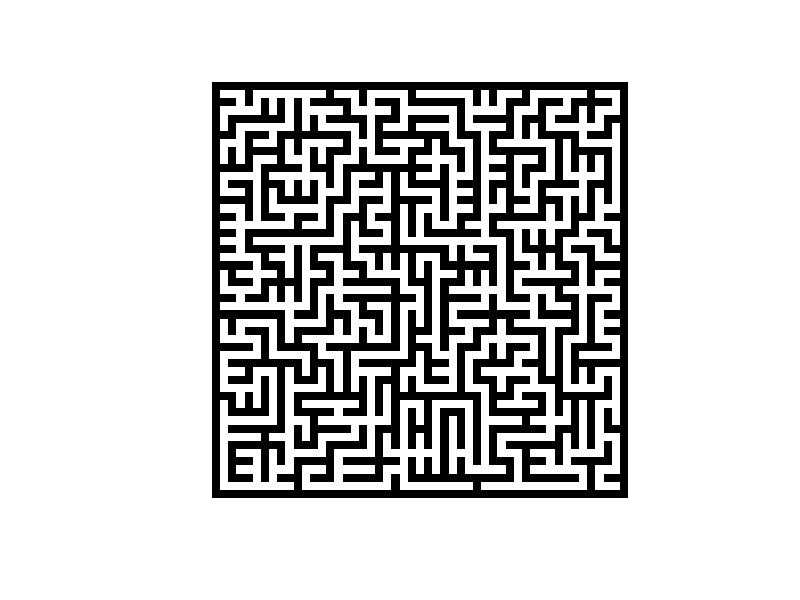

Write the R code that produced this figure.
# Dimensões
largura <- 51 # Ímpar
altura <- 51 # Ímpar

# Matriz
m <- matrix(rep(0, largura*altura), nrow = altura)

# Início
origem_i <- altura-1
origem_j <- 2
atual_i <- origem_i
atual_j <- origem_j
m[atual_i, atual_j] <- 1

# Estratégias
Trocar_origem <- T # Quando encontra um dos vértices, muda a origem para aquele vértice

# Trash variables
Move <- c(0, 0)
Counts <- 0
DoCount = T
Exp <- 2
CountExp <- 0

# S T A R T

repeat{

  # Counts
  if(DoCount){
    # A cada 10^Exp rodadas, aumentar Exp = Exp + 1
    # Normalmente, a cada 10^Exp rodadas, a origem é resetada
    # Isso proporciona maior ramificação a partir da origem
    # Contudo, se 10^Exp for muito baixo, às vezes é impossível completar o labirinto
    CountExp <- CountExp + 1 
    if(CountExp >= 2*10^Exp){
      CountExp <- 0
      Exp <- Exp + 1
    }
    
    # A cada 10^Exp rodadas, resetar a origem
    Counts <- Counts + 1
    if(Counts >= 10^Exp){
      atual_i <- origem_i
      atual_j <- origem_j
      Counts <- 0
    }
    
  }
  
  if(Trocar_origem){
    # Trocar origem, quando chegar na quina oposta
    if(atual_i == 2 && atual_j == largura-1){
      origem_i <- atual_i
      origem_j <- atual_j
    }
  }
  
  # Checar se o quadro já foi concluído
  if(sum(m==1)==((largura-1)/2)*((altura-1)/2)){
    break
  }
  # Movimento
  cimabaixo <- sample(c(-2,2), 1, prob = c(1,1))
  esquerdir <- sample(c(-2,2), 1, prob = c(1,1))
  
  # Escolher entre eixos para decidir o movimento
  horizvert <- sample(c("horiz", "vert"), 1)
  if(horizvert == "horiz"){
    Move[1] <- 0
    Move[2] <- esquerdir
  } else {
    Move[1] <- cimabaixo
    Move[2] <- 0
  }
  
  # Checar se movimento é válido com base em (atual + move/2) e (atual + Move)
  # Em seguida, mover o pixel, junto com os valores de seu rastro
  # NOTA: Valor 2 será atribuído para as casas de posição ímpar
  #       Valor 1 será atribuído para as casas de posição par
  #       RAZÃO: isso facilitará a contabilização do preenchimento do labirinto,
  #               que deverá ser feita somando apenas as casas com valor = 1.
  # (0, 0) = válido: significa que não há caminhos adiante. Pode prosseguir.
  # (2, 1) = válido: significa que o caminho irá retroceder por rota pré-existente.
  # (0, 1) = inválido:  não é permitido atravessar paredes
  if((atual_i + Move[1]) %in% 1:altura && (atual_j + Move[2]) %in% 1:largura){
    if(m[(atual_i+Move[1]), (atual_j+Move[2])]==0){
      # (0, 0) = válido: significa que não há caminhos adiante. Pode prosseguir.
      m[(atual_i+Move[1]), (atual_j+Move[2])] <- 1
      m[(atual_i+Move[1]/2), (atual_j+Move[2]/2)] <- 2
      atual_i <- atual_i+Move[1]
      atual_j <- atual_j+Move[2]
      next
    } else {
      # (2, 1) = válido: significa que o caminho irá retroceder por rota pré-existente.
      if(m[(atual_i+Move[1]/2), (atual_j+Move[2]/2)]==2){
        atual_i <- atual_i+Move[1]
        atual_j <- atual_j+Move[2]
        next
      } else {
        # (0, 1) = inválido:  não é permitido atravessar paredes
        next
      }
    }
  } else {
    next
  }
}

image(t(apply(m, 2, rev)), asp = altura/largura, axes=FALSE, col = c("black", "white", "white"))


# Print output
if(F){
  m3 <- m
  m3[(altura-1), (2)] <- 3 # Entrada
  m3[2, largura-1] <- 3 # Saída
  png("Impressao9.jpg", width = 1000, height = 1000)
  # 2. Create the plot
  par(mar=c(2,2,2,2)) # Borderless
  image(t(apply(m3, 2, rev)), asp = altura/largura, axes=FALSE, col = c("black", "white", "white", "red"))
  # 3. Close the file
  dev.off()
}

